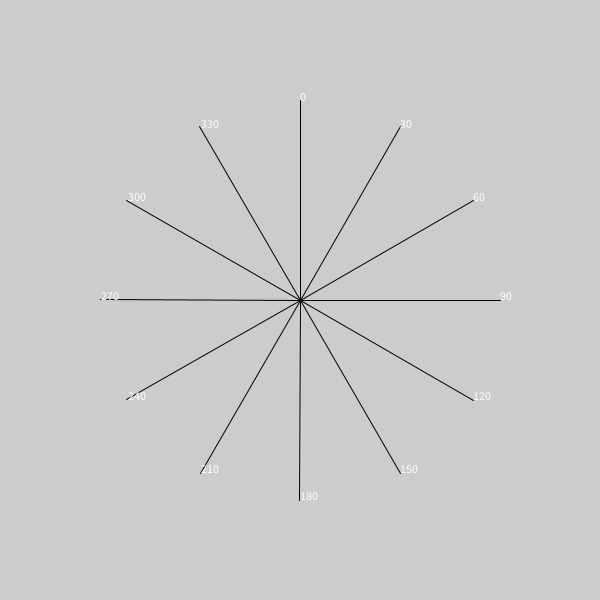
Frame 1 (no input)
Frame 60 (the mouse pressed at the canvas centre just before this capture): identical to frame 1, image omitted
Frame 120 (the mouse held since frame 60 and released just before this capture): identical to frame 1, image omitted

The Processing sketch that drew this single still picture (run headless with seeded random() and noise(); from frame 60 on, the mouse is pressed at the canvas centre):

// Processing sketch: Rotate
// ── Rotate.pde
int x1 = 0, y1 = 0;
int x2 = 200, y2 = 0;

void Rotate()
{  for(int i = 0; i < 360; i+=30)
    {
      
      float angle = radians(i);
      float x3 = 200*sin(angle);
      float y3 = -200*cos(angle);
      line(x1,y1,x3,y3);
      text(str(i),x3,y3);
    }
}

void setup()
{
  size(600,600);
  translate(300,300);
  line(x1,y1,x2,y2);
  Rotate();
 
}

void draw()
{
  
}
